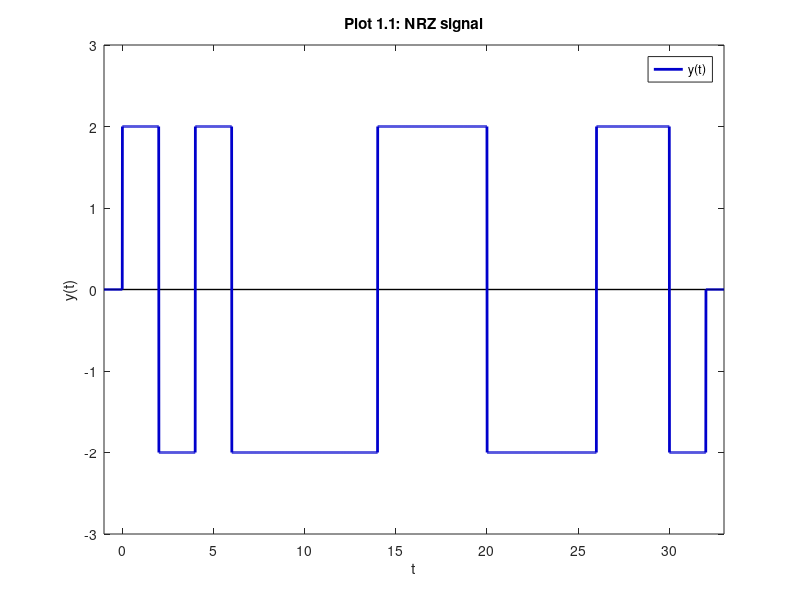
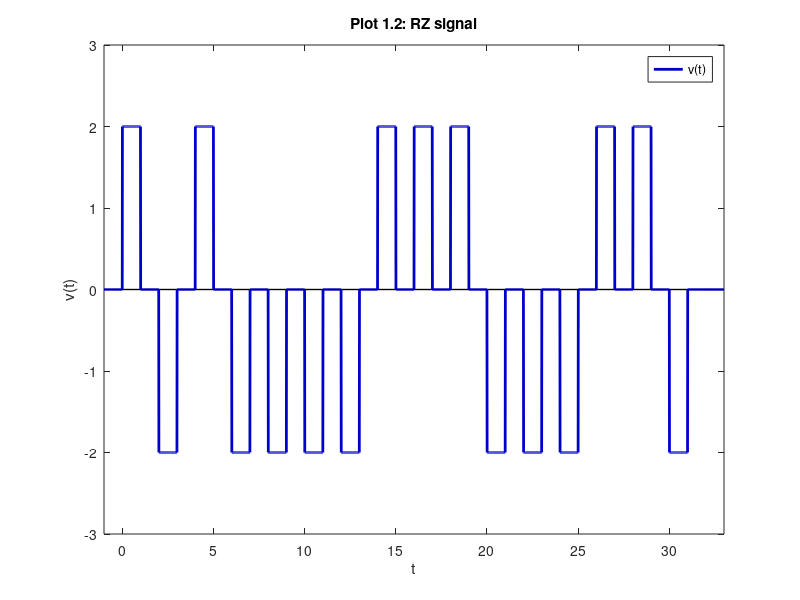
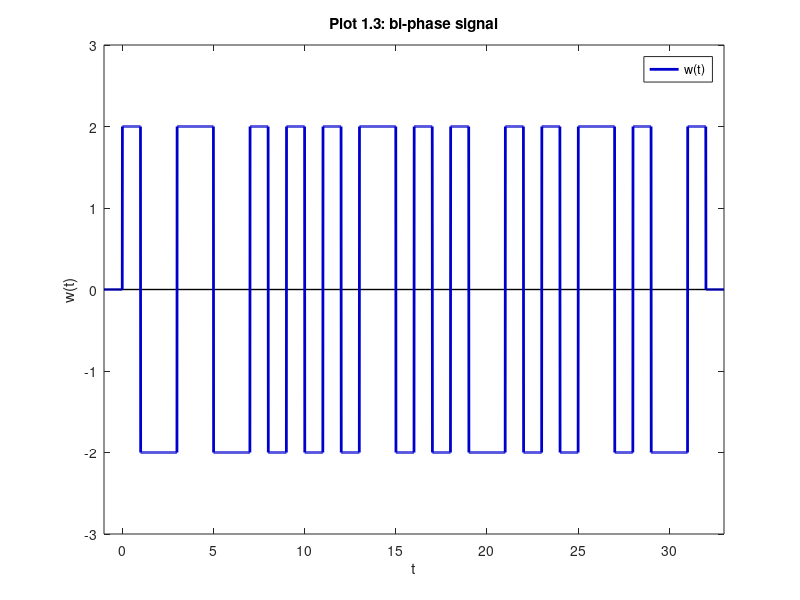

Source code (MATLAB) for these figures, in order: (Note: this script raises an error after producing the figures.)
% Gregory Pavlunenko
% C25220578
% MATLAB 2
clear;clc;close all;

% in order for this to graph from -1 to 17, you cannot represent all of the
% pulses at a length of time T where T is equal to 2. In order to correct
% this, I have doubled to length that the signal is generated to account
% for the necessary additional time.

% an email was sent out confirming my correction, thanks

%1.0

a = -1;
b = 17;
b = b*2-1;

ii = 0.01;
t = a : ii : b;

A = 2;
T = 2;

datasignal = [0,1,0,1,1,1,1,0,0,0,1,1,1,0,0,1];

% 1.1

xNRZ = 0;
for c = 1:length(datasignal)
    if(datasignal(c))==0
        xNRZ = xNRZ + T.*((t>(A*(c-1))) & (t<=((A*(c-1))+2)) );
    else 
        xNRZ = xNRZ + -T.*((t>(A*(c-1))) & (t<=((A*(c-1))+2)) );
    end
end

figure();
plot([a,b],[0,0],'LineStyle','-','Color',[0,0,0],'LineWidth',1);
hold on;
p1 = plot(t,xNRZ,'LineStyle','-','Color',[0,0,0.8],'LineWidth',2);
hold off;
axis([a,b,-3,3]);
title('Plot 1.1: NRZ signal');
xlabel('t');
ylabel('y(t)');
legend(p1,'y(t)',...
'Location','northeast');

%1.2

xRZ = 0;
for c = 1:length(datasignal)
    if(datasignal(c))==0
        xRZ = xRZ + T.*( (t>((A)*(c-1))) & (t<=(((A)*(c-1))+1)) );
    else 
        xRZ = xRZ + -T.*( (t>((A)*(c-1))) & (t<=(((A)*(c-1))+1)) );
    end
end

figure();
plot([a,b],[0,0],'LineStyle','-','Color',[0,0,0],'LineWidth',1);
hold on;
p1 = plot(t,xRZ,'LineStyle','-','Color',[0,0,0.8],'LineWidth',2);
hold off;
axis([a,b,-3,3]);
title('Plot 1.2: RZ signal');
xlabel('t');
ylabel('v(t)');
legend(p1,'v(t)',...
'Location','northeast');

%1.3

xBP = 0;
for c = 1:length(datasignal)
    if(datasignal(c))==0
        xBP = xBP + T.*( (t>(A*(c-1))) & (t<=((A*(c-1))+1)) )... 
        + -T.*( (t>(A*(c-1))+1) & (t<=((A*(c-1))+2)) );      
    else 
        xBP = xBP + -T.*( (t>(A*(c-1))) & (t<=((A*(c-1))+1)) )...
        + T.*( (t>(A*(c-1))+1) & (t<=((A*(c-1))+2)) );
    end
end

figure();
plot([a,b],[0,0],'LineStyle','-','Color',[0,0,0],'LineWidth',1);
hold on;
p1 = plot(t,xBP,'LineStyle','-','Color',[0,0,0.8],'LineWidth',2);
hold off;
axis([a,b,-3,3]);
title('Plot 1.3: bi-phase signal');
xlabel('t');
ylabel('w(t)');
legend(p1,'w(t)',...
'Location','northeast');

%2.4

Ey = sum(abs(xNRZ).^2).*ii;
fprintf("Energy of y(t) = %0.0f\n",Ey);

Ev = sum(abs(xRZ).^2).*ii;
fprintf("Energy of v(t) = %0.0f\n",Ev);

Ew = sum(abs(xBP).^2).*ii;
fprintf("Energy of w(t) = %0.0f\n",Ew);

fprintf("description:\n\t The y(t) signal and the w(t) signal have the\n" ...
    + "same energy since they neither of them have to return to zero\n"...
    + "for each rise and fall. w(t) may have double the pulses, but each\n"...
    + "pulse is half as powerful. v(t) on the other hand is half the\n"...
    + "energy of them both due to its pulses being half the length for a\n"...
    + "return to zero\n\n")

%2.5

Ryv = sum(xNRZ.*conj(xRZ)).*ii;
Pyv = mean(corrcoef(xNRZ,xRZ),"all");
fprintf("Correlation of y(t), v(t) = %0.0f\n",Ryv);
fprintf("Correlation Coefficient = %0.3f\n",Pyv);

Ryw = sum(xNRZ.*conj(xBP)).*ii;
Pyw = mean(corrcoef(xNRZ,xBP),"all");
fprintf("Correlation of y(t), w(t) = %0.0f\n",Ryw);
fprintf("Correlation Coefficient = %0.3f\n",Pyw);

Rvw = sum(xRZ.*conj(xBP)).*ii;
Pvw = mean(corrcoef(xRZ,xBP),"all");
fprintf("Correlation of v(t), w(t) = %0.0f\n",Rvw);
fprintf("Correlation Coefficient = %0.3f\n",Pvw);


fprintf("description:\n\t y(t) and v(t) are similar to each other due to\n"...
    + "Their similar energy levels. They line up with each other half of\n"...
    + "of the time, so they are pretty similar. The rising edges and\n"...
    + "falling edges line up very well in this regard. y(t) and w(t)\n"...
    + "have almost no matching rising or falling edges, which leads to\n"...
    + "two very different and uncorrelated graphs, despite having the\n"...
    + "same energy. Visually from the graphs you can see tha v(t) lines\n"...
    + "up with w(t) much more frequently, which happens when half of the\n"...
    + "when the digit is a 0.\n\n");

%2.6

MSEyv = sum(abs(xNRZ-xRZ).^2).*ii;
MSEyw = sum(abs(xNRZ-xBP).^2).*ii;
MSEvw = sum(abs(xRZ-xBP).^2).*ii;

fprintf("MSE between y and v = %0.0f\n",MSEyv);
fprintf("MSE between y and w = %0.0f\n",MSEyw);
fprintf("MSE between v and w = %0.0f\n",MSEvw);
fprintf("description:\n\t The MSE is giving essentially the same result\n"...
    + "as the correlation, with the large MSE numbers meaning more\n"...
    + "difference. The explaination for that was given above, but the\n"...
    + "value in this regard is trying to approach 0 whereas the\n"...
    + "correlation coefficient is approaching 1\n\n");
